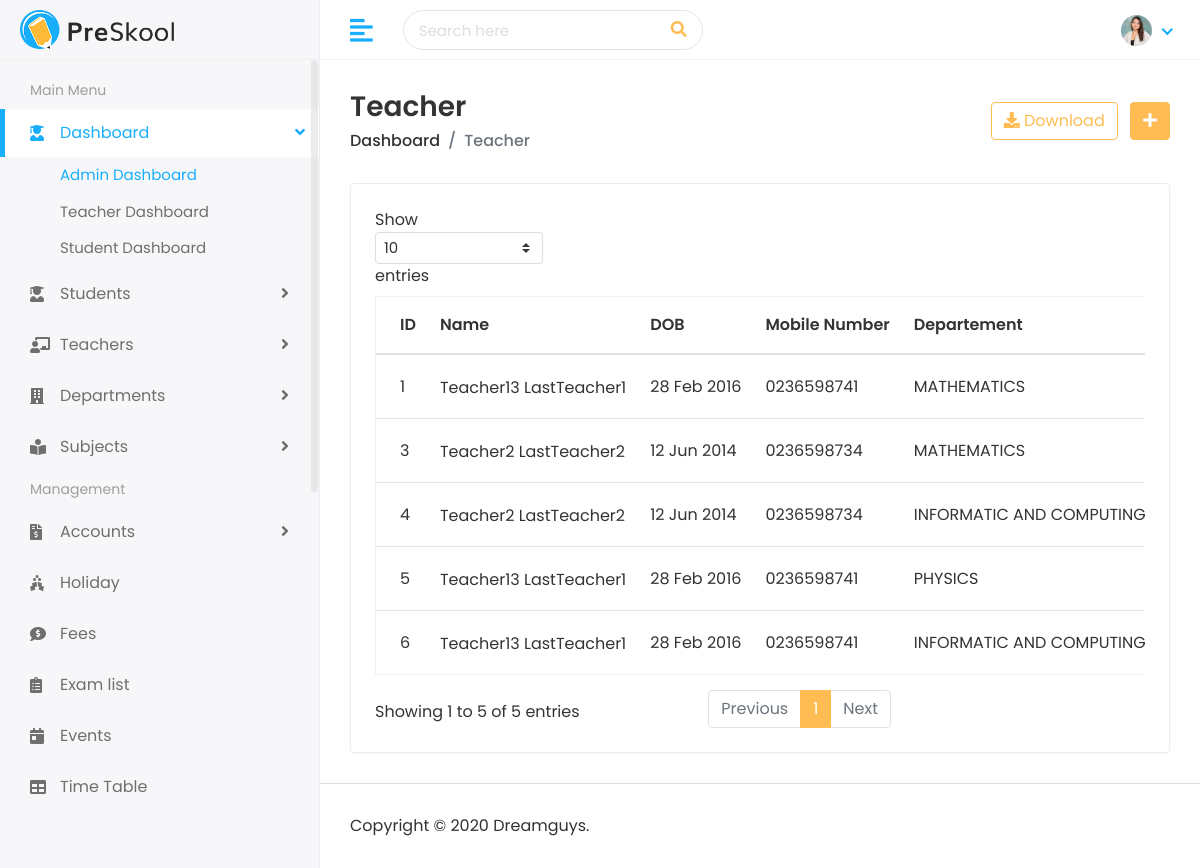
Before: /teacher/teachers/ with the older database file.
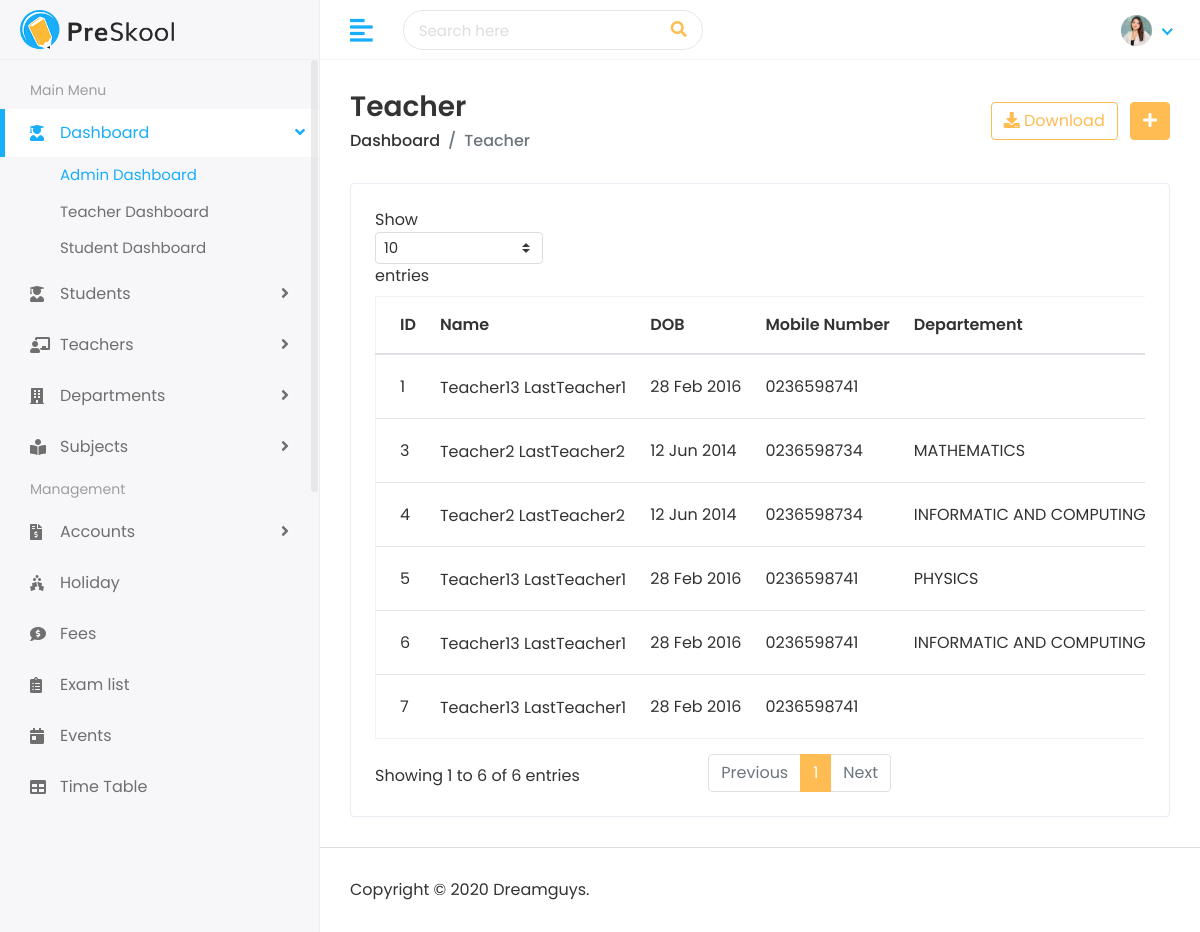
After: the same page with the newer database file.
### teacher/models.py (models this page shows, shortened)
class Teacher(models.Model):
    first_name = models.CharField(max_length=100)
    last_name = models.CharField(max_length=100)
    gender = models.CharField(max_length=10, choices=[('Male','Male'), ('Female','Female')])
    date_of_birth = models.DateField()
    joining_date = models.DateField()
    mobile_number = models.CharField(max_length=15)
    teacher_image = models.ImageField(upload_to='teachers/', blank=True)
    departement = models.ForeignKey(
        Departement,
        on_delete=models.SET_NULL,
        null=True,
        blank=True,
        related_name='teachers'
    )

### departement/models.py (models this page shows, shortened)
class Departement(models.Model):
    name = models.CharField(max_length=150, unique=True)
    code = models.CharField(max_length=10, unique=True)
    description = models.TextField(blank=True, null=True)
    created_at = models.DateField(auto_now_add=True)

### teacher/views.py (the view)
# urls.py: path('teachers/', views.teacher_list, name="teacher_list"),
def teacher_list(request):
    teacher_list = Teacher.objects.all()
    context = {'teacher_list' : teacher_list}
    return render(request, 'teachers/teachers.html', context)

### templates/teachers/teachers.html (shortened to what this page needs)
{% extends 'Home/base.html' %}
{% load static %}
{% block body %}
         <div class="page-wrapper">
            <div class="content container-fluid">
               <div class="page-header">
                  <div class="row align-items-center">
                     <div class="col">
                        <h3 class="page-title">Teacher</h3>
                        <ul class="breadcrumb">
                           <li class="breadcrumb-item"><a href="">Dashboard</a></li>
                           <li class="breadcrumb-item active">Teacher</li>
                        </ul>
                     </div>
                     <div class="col-auto text-right float-right ml-auto">
                        <a href="#" class="btn btn-outline-primary mr-2"><i class="fas fa-download"></i> Download</a>
                        <a href="{% url 'add_teacher' %}" class="btn btn-primary"><i class="fas fa-plus"></i></a>
                     </div>
                  </div>
               </div>
               <div class="row">
                  <div class="col-sm-12">
                     <div class="card card-table">
                        <div class="card-body">
                           <div class="table-responsive">
                              <table class="table table-hover table-center mb-0 datatable">
                                 <thead>
                                    <tr>
                                       <th>ID</th>
                                       <th>Name</th>
                                       <th>DOB</th>
                                       <th>Mobile Number</th>
                                       <th>Departement</th>
                                    </tr>
                                 </thead>
                                 <tbody>
                                    {% for teacher in teacher_list %}
                                    <tr>
                                       <td>{{ teacher.id}}</td>
                                       <td>
                                          <h2 class="table-avatar">
                                             <a href="{% url 'view_teacher' teacher.id %}">{{ teacher.first_name }} {{ teacher.last_name}}</a>
                                          </h2>
                                       </td>
                                       <td>{{ teacher.date_of_birth|date:"d M Y" }}</td>
                                       <td>{{ teacher.mobile_number }}</td>
                                       <td>{{ teacher.departement.name }}</td>
                                    </tr>
                                    {% endfor %}
                                 </tbody>
                              </table>
                           </div>
                        </div>
                     </div>
                  </div>
               </div>
            </div>
            <footer>
               <p>Copyright © 2020 Dreamguys.</p>
            </footer>
         </div>
      </div>
   </body>
</html>
{% endblock %}

Changed rows visible on the page:
changed Teacher id 1: departement.name "MATHEMATICS" → (not shown)
added Teacher: id "7", first_name "Teacher13", last_name "LastTeacher1", date_of_birth "28 Feb 2016", mobile_number "0236598741"
Other visible differences:
text written by a page script: "Show entries Showing 1 to 5 of 5 entries Previous 1 Next" → "Show entries Showing 1 to 6 of 6 entries Previous 1 Next"
